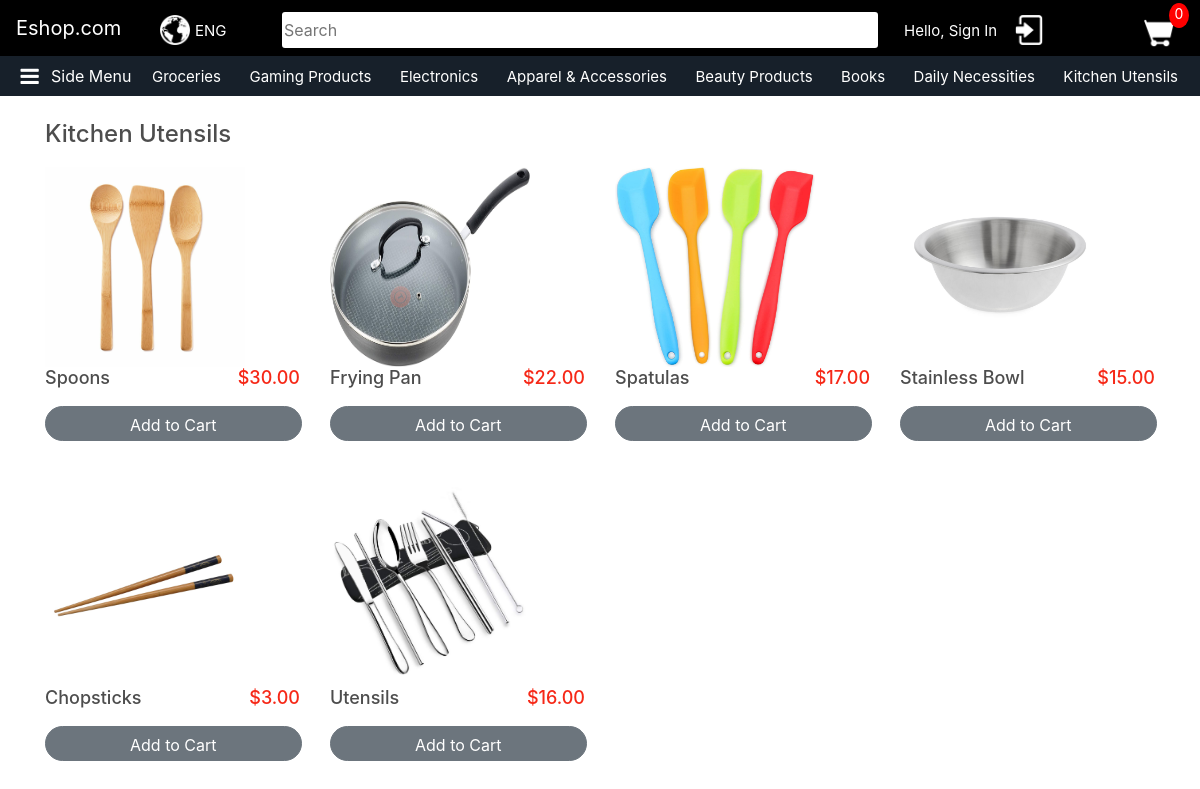
The page /kitchen/ on the database its author committed.
### store/models.py (models this page shows, shortened)
class Product(models.Model):
    name = models.CharField(max_length=200,null=True)
    price = models.DecimalField(max_digits=7,decimal_places=2)
    digital = models.BooleanField(default=False,null=True,blank=False)
    category = models.CharField(max_length=200,null=True)
    rank = models.IntegerField(default=100,null=True,blank=True)
    is_new = models.BooleanField(default=False,null=True,blank=False)
    image = models.ImageField(null=True,blank=False)
    @property
    def imageURL(self):
        try:
            url = self.image.url
        except:
            url = ''
        return url

### store/views.py (the view, shortened to what this page needs)
# urls.py: path('kitchen/',views.kitchen,name="kitchen"),
def kitchen(request):
    data = cartData(request)
    cartItems = data['cartItems']
    products = Product.objects.all()
    country_data = countryData(request)
    country = country_data['country']
    context={'products':products, 'cartItems':cartItems,'country':country}
    return render(request,'store/category/kitchen.html',context)

### store/utils.py (called while the page is built, shortened)
def cookieCart(request):
    try:
        cart = json.loads(request.COOKIES['cart'])
    except:
        cart = {}
    items = []
    order = {'get_cart_total':0,'get_cart_quantity':0,'shipping': False}
    cartItems = order['get_cart_quantity']
    return {'items':items, 'order':order, 'cartItems':cartItems}

def cartData(request):
    if request.user.is_authenticated:
        customer = request.user.customer
        order, created = Order.objects.get_or_create(customer=customer,complete=False)
        items = order.orderitem_set.all()
        cartItems = order.get_cart_quantity
    else:
        cookieData = cookieCart(request)
        items = cookieData['items']
        order = cookieData['order']
        cartItems = cookieData['cartItems']
    return {'items':items, 'order':order, 'cartItems':cartItems}

def countryData(request):
    if request.user.is_authenticated:
        name = request.user.username
        user = Customer.objects.get(name=name)
        country = user.country
    else:
        try:
            country = json.loads(request.COOKIES['country'])
        except:
            country = "United States"
    return {'country':country}

### templates/store/category/kitchen.html (shortened to what this page needs)
{% extends 'store/base.html' %}
{% load static %}
{% block content %}
<h4>Kitchen Utensils</h4>
<div class="row">
    {% for product in products%}
        {% if product.category == "Kitchen" %}
            <div class="col-lg-3">
                <img class="thumbnail" src="{{product.imageURL}}">
                <div class="product">
                    <h6 style="float:right; color:#F62817;">${{product.price|floatformat:2}}</h6>
                    <h6>{{product.name}}</h6>
                    <button data-product={{product.id}} data-action="add" class="btn btn-secondary add-btn update-cart">Add to Cart</button>
                </div>
            </div>
        {% endif %}
    {% endfor %}
</div>
{% endblock content %}

### static/css/home.css (style rules this page uses)
h1,h2,h3,h4,h5,h6 { color:hsl(0, 0%, 30%); }
.col-lg-3 { width:240px; height:250px; margin-bottom:60px; }
.thumbnail { width: 200px; height: 200px; }
.product { white-space: nowrap; }
.product h6 { font-size:18px; }
.col-lg-3, .col-lg-4, .col-lg-6, .col-lg-8, .col-lg-12 { margin-top: 10px; }
.btn { border-radius: 3px; }
.add-btn { position:absolute; margin-top:10px; border-radius: 100px; width:90%; height:35px; }

### rows shown on the page
Product: imageURL (picture), price "30.00", name "Spoons"
Product: imageURL (picture), price "22.00", name "Frying Pan"
Product: imageURL (picture), price "17.00", name "Spatulas"
Product: imageURL (picture), price "15.00", name "Stainless Bowl"
Product: imageURL (picture), price "3.00", name "Chopsticks"
Product: imageURL (picture), price "16.00", name "Utensils"

### other values the page prints
{{ cartItems }} "0"
